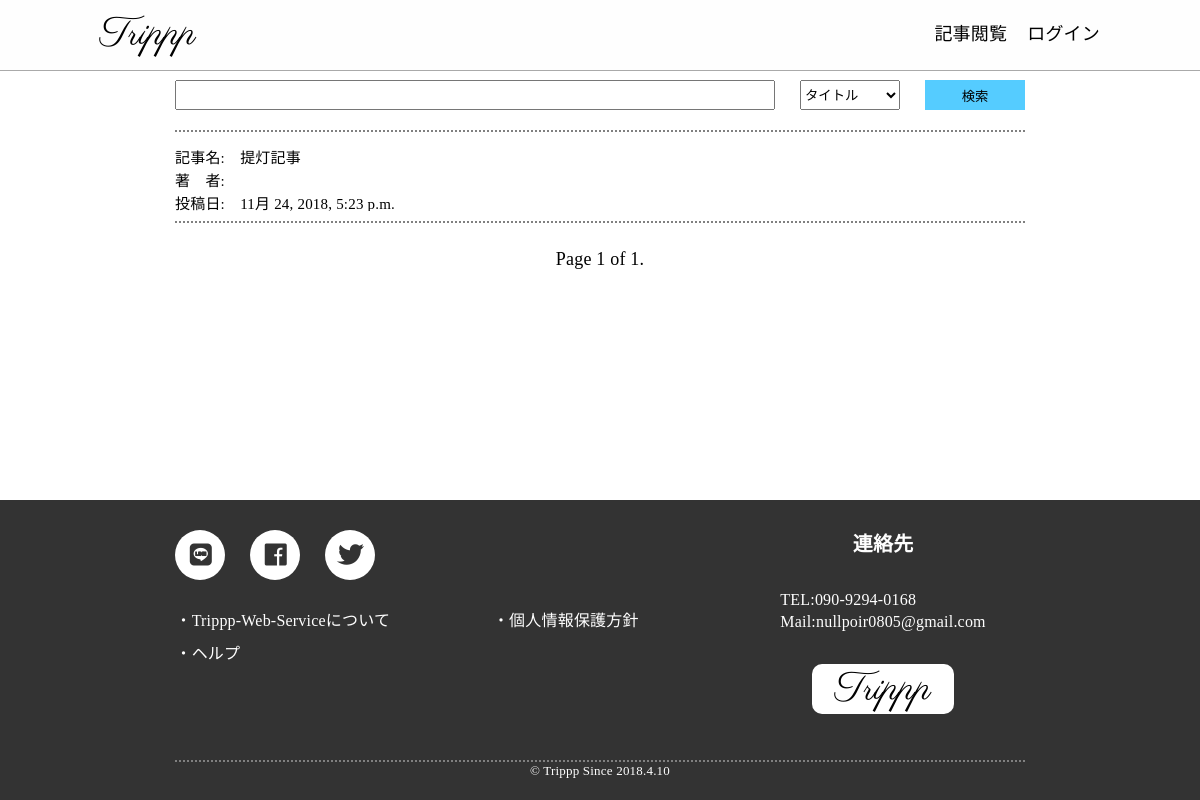
Page /tabilog/ on the earlier database version.
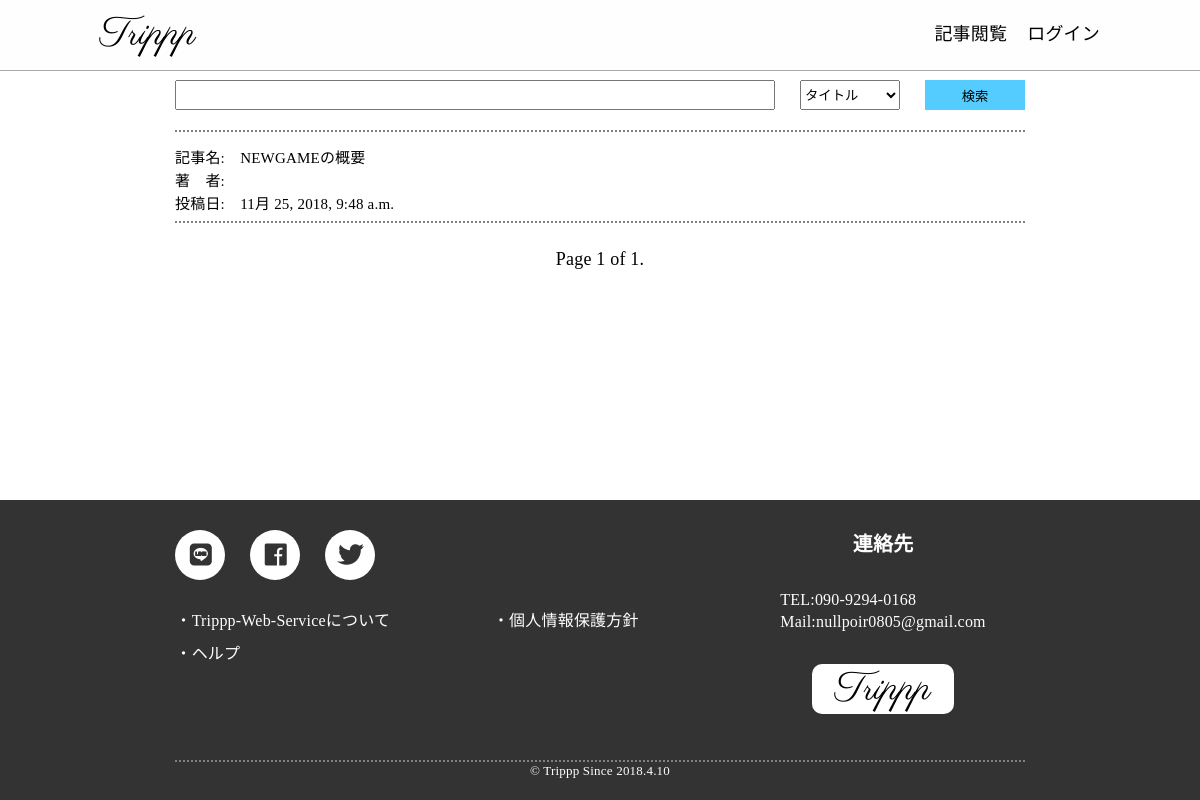
Same page on the later database version.
### tabilog/models.py (models this page shows, shortened)
class tabilog(models.Model):
    title=models.CharField(max_length=40)
    pub_date=models.DateTimeField(default=datetime.now)
    author=models.CharField(max_length=30)
    user_pk=models.IntegerField()
    tag=models.CharField(max_length=100)
    thumbnail = models.ImageField(upload_to='thambnail/',blank=True)
    body=HTMLField("body")
    content=HTMLField("content")
    index=HTMLField("index",blank=True)

### tabilog/views.py (the view, shortened to what this page needs)
# urls.py: path('',views.tabilog_list_show,name="tabilog_list_show"),
def tabilog_list_show(request):
    form=TabilogSearchForm()
    if request.method == "POST":
        return HttpResponseRedirect("/tabilog/?keywords="+request.POST["keywords"]+"&option="+request.POST["option"])
    else:
        tabilog_all=tabilog.objects.all()
        paginator=Paginator(tabilog_all,PAGE_LIMIT)
        page = request.GET.get('page')
        tabilog_output=paginator.get_page(page)
        return render(request,"tabilog/tabilog_list.html",{"lists":tabilog_output,"form":form,"search_flag":1})

### tabilog/forms.py
class TabilogSearchForm(forms.Form):
    keywords=forms.CharField(max_length=200)
    option=forms.ChoiceField(label="検索条件",choices=OPTION_CHOICES)
    def __init__(self, *args, **kwargs):
        super().__init__(*args, **kwargs)
        count=0;
        for field in self.fields.values():
            if count == 0:
                field.widget.attrs['class'] = 'form__text'
                count+=1
            else:
                field.widget.attrs['class'] = 'form__choice'

### templates/tabilog/tabilog_list.html (shortened to what this page needs)
{% extends "base.html" %}
{% load static %}
{% block header %}
<link rel="stylesheet" type="text/css" href="{% static 'css/tabilog_list.css' %}">
{% endblock %}
{% block content %}
  <form class="content__form" action="" method="POST">
    {% for field in form %}
    {{ field }}
    {% endfor %}
    <button type="submit" class="form__search-button">検索</button>
  </form>
  <div class="content__list">
  {% for list in lists %}
      <a class="tabilog-card" href="/tabilog/articles/{{ list.pk }}">
        <div class="tabilog-card__description">
          <div class="description__items">記事名:　{{ list.title}}</div>
          <div class="description__items">著　者:　{{list.author}}</div>
          <div class="description__items">投稿日:　{{list.pub_date}}</div>
        </div>
      </a>
  {% endfor %}
  </div>
  <div class="pagination">
          <div class="pagination_current">
              Page {{ lists.number }} of {{ lists.paginator.num_pages }}.
          </div>
  </div>
{% endblock %}

Differences in the rows shown:
removed tabilog: title "提灯記事", pub_date "11月 24, 2018, 5:23 p.m."
added tabilog: title "NEWGAMEの概要", pub_date "11月 25, 2018, 9:48 a.m."
